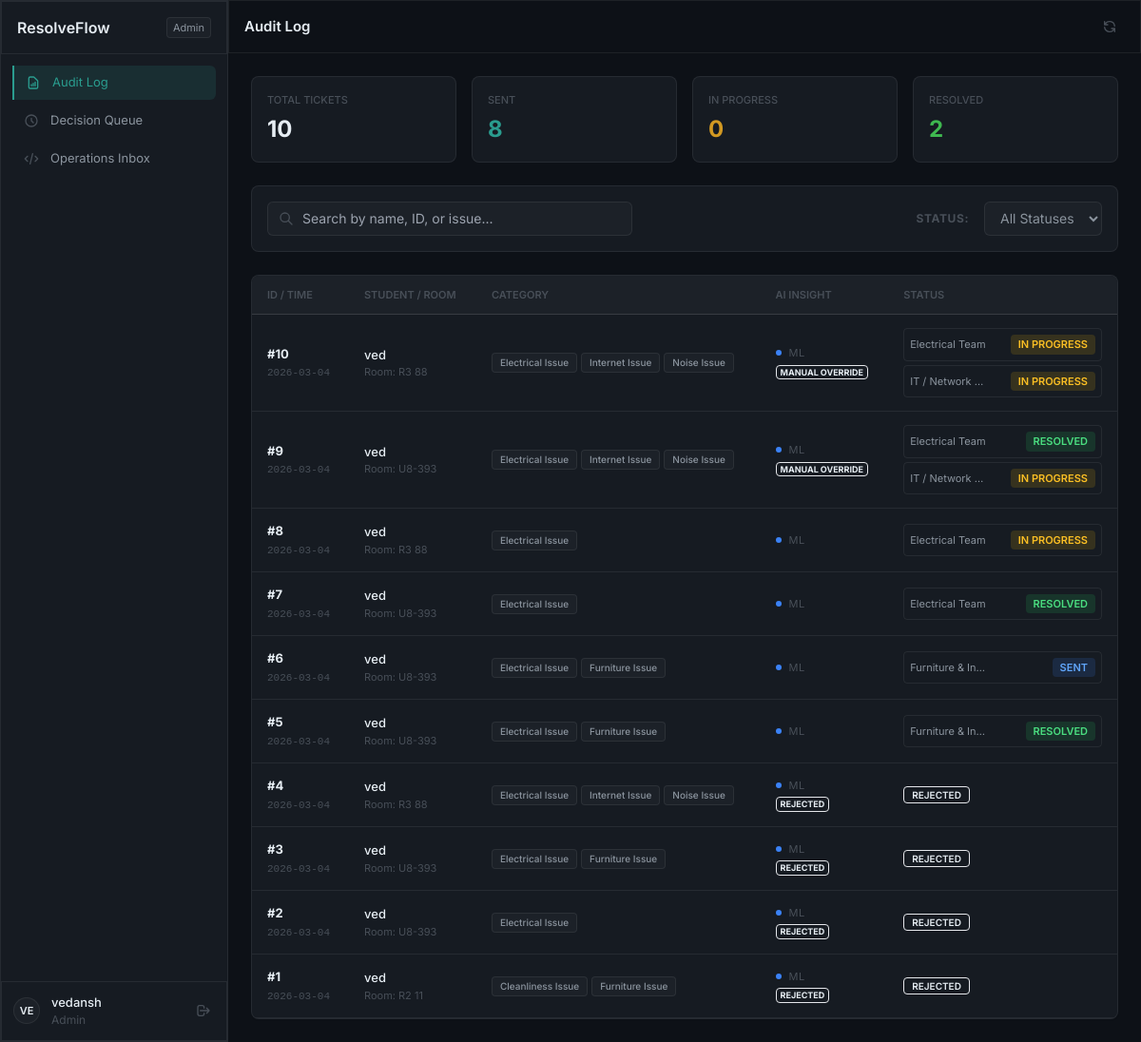
Page /admin (signed in) on the earlier database version.
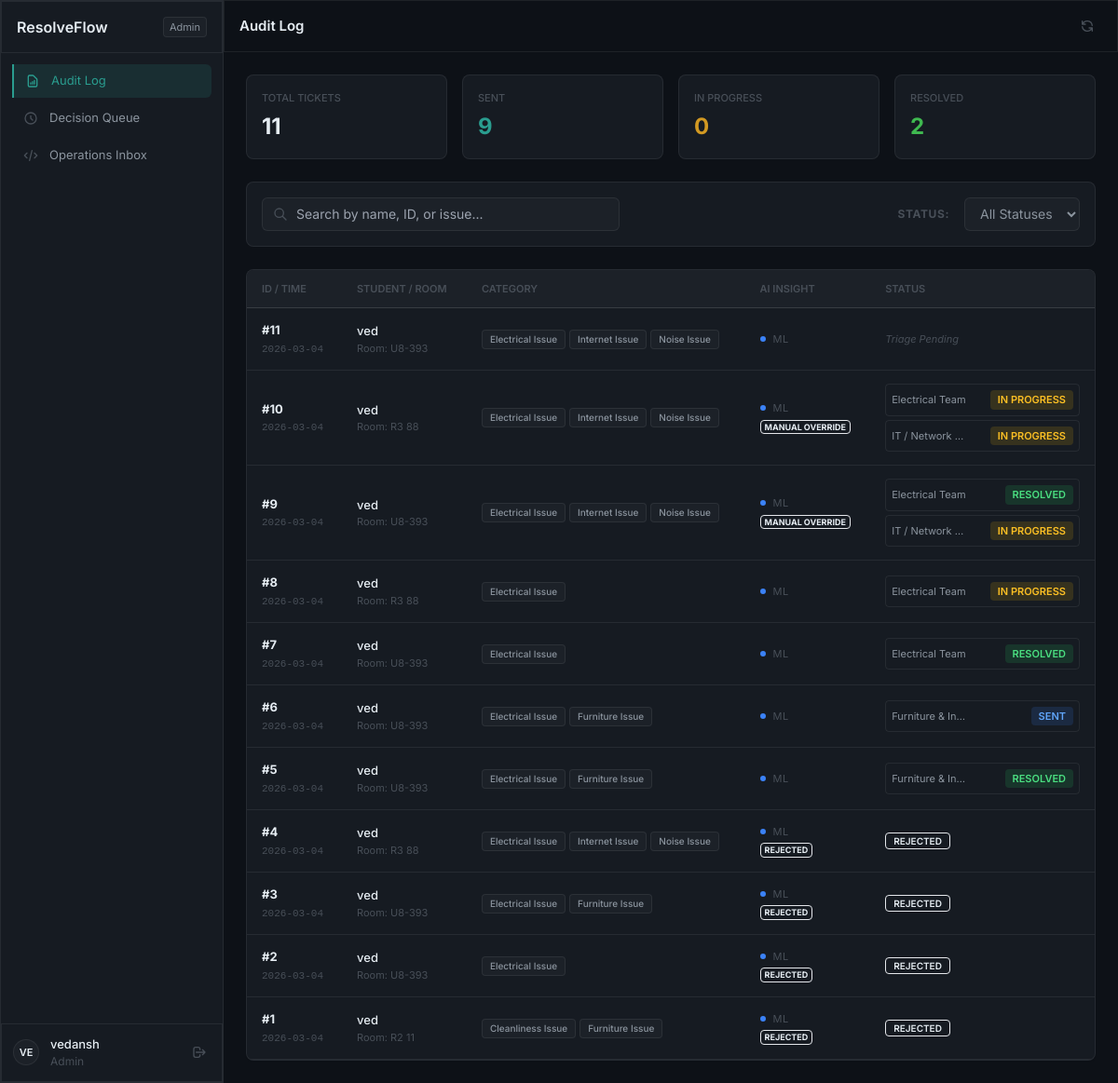
Same page on the later database version.
### tables this page shows
CREATE TABLE users (
        id INTEGER PRIMARY KEY AUTOINCREMENT,
        username TEXT UNIQUE NOT NULL,
        password_hash TEXT NOT NULL,
        role TEXT NOT NULL DEFAULT 'student',
        profile_info TEXT
    );

CREATE TABLE complaints (
        id INTEGER PRIMARY KEY AUTOINCREMENT,
        student_name TEXT NOT NULL,
        student_id TEXT,
        complaint_text TEXT NOT NULL,
        predicted_issues TEXT,
        predicted_urgency TEXT,
        confidence_scores TEXT,
        routing_decision TEXT,
        routed_team TEXT,
        model_type TEXT,
        status TEXT DEFAULT 'SENT',
        timestamp TEXT NOT NULL
    , admin_notes TEXT, final_status_time TEXT, room_number TEXT, assignment_source TEXT, review_status TEXT DEFAULT 'PENDING', corrected_issues TEXT, corrected_urgency TEXT, corrected_team TEXT, review_notes TEXT, review_timestamp TEXT, user_id INTEGER, rating INTEGER, feedback TEXT);

CREATE TABLE assignments (
        id INTEGER PRIMARY KEY AUTOINCREMENT,
        complaint_id INTEGER,
        team TEXT,
        issue_label TEXT,
        confidence REAL,
        status TEXT DEFAULT 'SENT',
        notes TEXT,
        timestamp TEXT, sla_class TEXT,
        FOREIGN KEY(complaint_id) REFERENCES complaints(id)
    );

### web/app.py (the view)
@app.route('/admin')
@login_required
def admin():
    if current_user.role != 'admin':
        return redirect(url_for('home'))
    complaints = get_all_complaints()
    assignments_map = {}
    all_assignments = get_assignments()
    for a in all_assignments:
        cid = a['complaint_id']
        if cid not in assignments_map: assignments_map[cid] = []
        assignments_map[cid].append(a)
    stats = get_dashboard_stats()
    return render_template('admin.html', complaints=complaints, assignments_map=assignments_map, stats=stats, is_student=False)

### frontend/templates/admin.html (shortened to what this page needs)
{% extends "base.html" %}
{% block nav %}
<a href="/admin" class="nav-item active">
    <svg class="w-4 h-4 text-accent" fill="none" stroke="currentColor" viewBox="0 0 24 24">
        <path stroke-linecap="round" stroke-linejoin="round" stroke-width="2"
            d="M9 17v-2m3 2v-4m3 4v-6m2 10H7a2 2 0 01-2-2V5a2 2 0 012-2h5.586a1 1 0 01.707.293l5.414 5.414a1 1 0 01.293.707V19a2 2 0 01-2 2z" />
    </svg>
    Audit Log
</a>
<a href="/decision-queue" class="nav-item">
    <svg class="w-4 h-4 text-muted group-hover:text-secondary transition-colors" fill="none" stroke="currentColor"
        viewBox="0 0 24 24">
        <path stroke-linecap="round" stroke-linejoin="round" stroke-width="2"
            d="M12 8v4l3 3m6-3a9 9 0 11-18 0 9 9 0 0118 0z" />
    </svg>
    Decision Queue
</a>
<a href="/assignments" class="nav-item">
    <svg class="w-4 h-4 text-muted group-hover:text-secondary transition-colors" fill="none" stroke="currentColor"
        viewBox="0 0 24 24">
        <path stroke-linecap="round" stroke-linejoin="round" stroke-width="2"
            d="M10 20l4-16m4 4l4 4-4 4M6 16l-4-4 4-4" />
    </svg>
    Operations Inbox
</a>
{% endblock %}
{% block page_title %}Audit Log{% endblock %}
{% block content %}
<div class="p-6 space-y-6">
    <div class="grid grid-cols-1 md:grid-cols-4 gap-4">
        <div class="stat-card">
            <p class="stat-label">Total Tickets</p>
            <p class="stat-value">{{ stats.total }}</p>
        </div>
        <div class="stat-card">
            <p class="stat-label">Sent</p>
            <p class="stat-value accent">{{ stats.sent }}</p>
        </div>
        <div class="stat-card">
            <p class="stat-label">In Progress</p>
            <p class="stat-value warning">{{ stats.in_progress }}</p>
        </div>
        <div class="stat-card">
            <p class="stat-label">Resolved</p>
            <p class="stat-value success">{{ stats.resolved }}</p>
        </div>
    </div>
    <div
        class="bg-surface border border-subtle rounded-lg p-4 flex flex-col md:flex-row gap-4 items-center justify-between">
        <div class="relative w-full md:w-96">
            <input type="text" id="audit-search" placeholder="Search by name, ID, or issue..."
                class="w-full bg-elevated border border-subtle rounded-md h-9 pl-9 pr-4 text-sm focus:outline-none focus:border-accent interactive">
            <svg class="w-4 h-4 text-muted absolute left-3 top-2.5" fill="none" stroke="currentColor"
                viewBox="0 0 24 24">
                <path stroke-linecap="round" stroke-linejoin="round" stroke-width="2"
                    d="M21 21l-6-6m2-5a7 7 0 11-14 0 7 7 0 0114 0z" />
            </svg>
        </div>
        <div class="flex items-center gap-2 overflow-x-auto pb-1 md:pb-0 no-scrollbar">
            <span class="text-xs font-bold text-muted uppercase tracking-wider mr-2">Status:</span>
            <select id="status-filter"
                class="bg-elevated border border-subtle rounded-md h-9 px-3 text-sm text-secondary focus:outline-none focus:border-accent interactive">
                <option value="ALL">All Statuses</option>
            </select>
        </div>
    </div>
    <div class="bg-surface border border-subtle rounded-lg overflow-hidden shadow-sm">
        <div class="overflow-x-auto">
            <table id="audit-table">
                <thead>
                    <tr>
                        <th>ID / Time</th>
                        <th>Student / Room</th>
                        <th>Category</th>
                        <th>AI Insight</th>
                        <th>Status</th>
                    </tr>
                </thead>
                <tbody class="divide-y divide-subtle">
                    {% for c in complaints %}
                    <tr class="interactive assignment-row"
                        data-status="{% if c.review_status == 'REJECTED' %}REJECTED{% else %}{{ c.status }}{% endif %}">
                        <td class="whitespace-nowrap">
                            <p class="font-bold text-primary">#{{ c.id }}</p>
                            <p class="text-[11px] text-muted font-mono mt-0.5">{{ c.timestamp[:10] }}</p>
                        </td>
                        <td class="whitespace-nowrap">
                            <p class="font-medium text-primary">{{ c.student_name }}</p>
                            <p class="text-[11px] text-muted">Room: {{ c.room_number or '--' }}</p>
                        </td>
                        <td>
                            <div class="flex flex-wrap gap-1">
                                {% for issue in c.corrected_issues or c.predicted_issues %}
                                <span
                                    class="bg-elevated border border-subtle text-secondary text-[10px] px-2 py-0.5 rounded font-medium">
                                    {{ issue.replace('_', ' ').title() }}
                                </span>
                                {% endfor %}
                            </div>
                        </td>
                        <td>
                            <div class="flex items-center gap-2">
                                <span
                                    class="w-1.5 h-1.5 rounded-full {% if c.model_type == 'DL' %}bg-purple-500{% else %}bg-blue-500{% endif %}"></span>
                                <span class="text-[11px] text-muted uppercase tracking-wider">
                                    {{ c.model_type or 'ML' }}
                                </span>
                            </div>
                            {% if c.review_status == 'OVERRIDDEN' %}
                            <span
                                class="text-[9px] font-bold text-warning uppercase border border-warning/30 px-1 rounded mt-1 inline-block">Manual
                                Override</span>
                            {% elif c.review_status == 'REJECTED' %}
                            <span
                                class="text-[9px] font-bold text-danger uppercase border border-danger/30 px-1 rounded mt-1 inline-block">Rejected</span>
                            {% endif %}
                        </td>
                        <td class="whitespace-nowrap">
                            <div class="space-y-1">
                                {% set assignments = assignments_map.get(c.id, []) %}
                                {% for a in assignments %}
                                <div
                                    class="flex items-center justify-between gap-4 bg-base/50 p-1.5 rounded border border-subtle">
                                    <span class="text-[11px] text-secondary truncate max-w-[80px]">{{ a.team }}</span>
                                    <span class="status-badge
                                        {% if a.status == 'SENT' %}status-sent
                                        {% elif a.status == 'IN_PROGRESS' %}status-inprogress
                                        {% elif a.status == 'RESOLVED' %}status-resolved{% endif %}">
                                        {{ a.status.replace('_', ' ') }}
                                    </span>
                                </div>
                                {% else %}
                                {% if c.review_status == 'REJECTED' %}
                                <span
                                    class="status-badge bg-danger/10 text-danger border border-danger/20 text-[10px]">REJECTED</span>
                                {% else %}
                                <span class="text-[11px] text-muted italic">Triage Pending</span>
                                {% endif %}
                                {% endfor %}
                            </div>
                        </td>
                    </tr>
                    {% endfor %}
                </tbody>
            </table>
        </div>
    </div>
</div>
{% endblock %}

### frontend/templates/base.html (shortened to what this page needs)
<!DOCTYPE html>
<html lang="en" class="{% if is_student %}student-theme{% endif %}">
<head>
    <script src="https://cdn.tailwindcss.com"></script>
    <link rel="stylesheet" href="{{ url_for('static', filename='css/main.css') }}">
</head>
<body class="bg-base text-primary h-screen flex flex-col md:flex-row overflow-hidden">
    <aside id="sidebar"
        class="fixed md:relative w-[240px] h-full bg-surface border-r border-subtle z-30 transition-transform duration-300 -translate-x-full md:translate-x-0 flex flex-col shrink-0">
        <div class="h-[56px] flex items-center px-4 justify-between border-b border-subtle">
            <span class="text-[16px] font-semibold text-primary">ResolveFlow</span>
            <span class="role-badge">{{ user.role.capitalize() if user.is_authenticated else 'Admin' }}</span>
        </div>
        <nav class="flex-1 p-3 space-y-1 overflow-y-auto custom-scrollbar">
            {% block nav %}{% endblock %}
        </nav>
        <div class="p-3 border-t border-subtle flex-shrink-0">
            <div class="flex items-center gap-3">
                <div
                    class="w-7 h-7 rounded-full bg-elevated flex items-center justify-center text-primary text-[11px] font-semibold border border-subtle">
                    {% set initials = (user.username[0:2].upper()) if user.is_authenticated else 'AD' %}
                    {{ initials }}
                </div>
                <div class="flex-1 min-w-0">
                    <p class="text-[13px] font-medium text-primary truncate">{{ user.username if user.is_authenticated
                        else 'Admin' }}</p>
                    <p class="text-[12px] text-muted truncate">{{ user.role.capitalize() if user.is_authenticated else
                        'Admin' }}</p>
                </div>
                <a href="{{ url_for('logout') }}" class="text-muted hover:text-danger transition-colors p-1"
                    title="Logout">
                    <svg class="w-4 h-4" fill="none" stroke="currentColor" viewBox="0 0 24 24">
                        <path stroke-linecap="round" stroke-linejoin="round" stroke-width="2"
                            d="M17 16l4-4m0 0l-4-4m4 4H7m6 4v1a3 3 0 01-3 3H6a3 3 0 01-3-3V7a3 3 0 013-3h4a3 3 0 013 3v1" />
                    </svg>
                </a>
            </div>
        </div>
    </aside>
    <div class="flex-1 flex flex-col min-w-0">
        <header class="h-[56px] bg-base border-b border-subtle flex items-center px-4 shrink-0">
            <h1 class="text-[15px] font-semibold text-primary">{% block page_title %}{% endblock %}</h1>
            <div class="ml-auto flex items-center gap-2">
                <button onclick="window.location.reload()"
                    class="p-2 text-muted hover:text-primary transition-colors rounded-md hover:bg-elevated"
                    title="Refresh">
                    <svg class="w-4 h-4" fill="none" stroke="currentColor" viewBox="0 0 24 24">
                        <path stroke-linecap="round" stroke-linejoin="round" stroke-width="2"
                            d="M4 4v5h.582m15.356 2A8.001 8.001 0 004.582 9m0 0H9m11 11v-5h-.581m0 0a8.003 8.003 0 01-15.357-2m15.357 2H15" />
                    </svg>
                </button>
            </div>
        </header>
        <main class="flex-1 overflow-y-auto custom-scrollbar bg-base relative">
            {% block content %}{% endblock %}
        </main>
    </div>
</body>
</html>

Differences in the rows shown:
added complaints: id "11", timestamp "2026-03-04", student_name "ved", room_number "U8-393", replace "Electrical Issue" "Internet Issue" "Noise Issue", model_type "ML", review_status "Triage Pending"
Other differences:
{{ stats.total }}: "10" → "11"
{{ stats.sent }}: "8" → "9"
